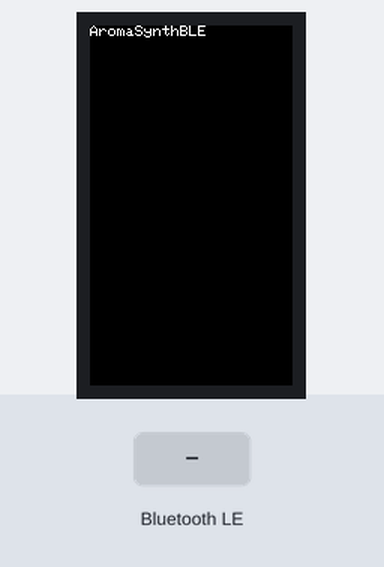
Recording of a sketch running on a simulated ESP32. Shown: 135×240 colour display. The test bench sets the inputs (shaded band). Nothing arrives over Bluetooth unless stated; a phone connects over Bluetooth LE 3 s after start.

Above: at 1.5 s.
1.6 s: Bluetooth LE write "Bluetooth Connected" received
At 2.0 s:
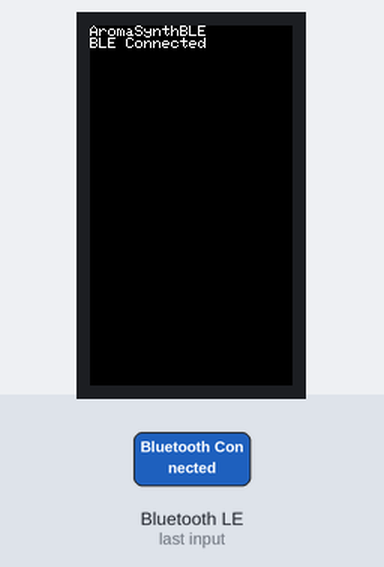
3.1 s: Bluetooth LE write "1" received
At 4.3 s:
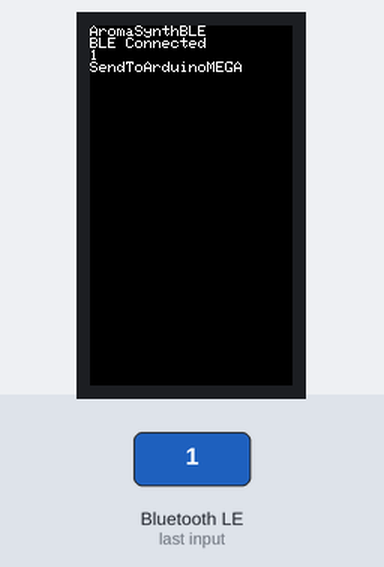
4.6 s: Bluetooth LE write "1" received
At 5.5 s:
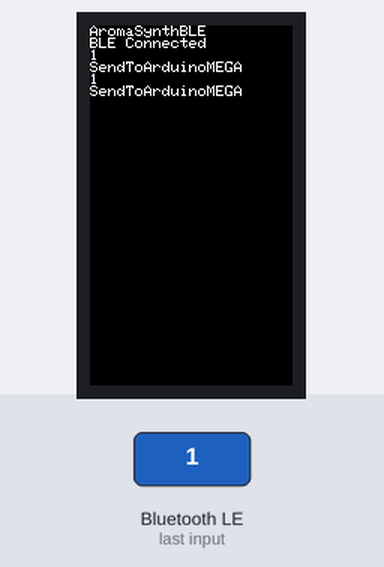
6.1 s: Bluetooth LE write "Bluetooth Connected" received
At 6.6 s:
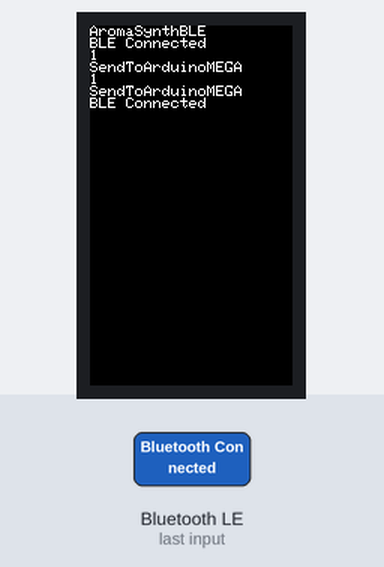
Timing chart, 0 to 8.6 s (numbered marks = the images above; inputs shaded):
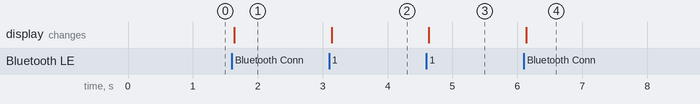

The sketch:

M5StickCPlus2_ReadBLE_SendSerial.ino
```cpp
#include <BLEDevice.h>
#include <BLEServer.h>
#include <BLEUtils.h>
#include <BLE2902.h>
#include <BLE2902.h>
#include <M5StickCPlus2.h>

#define SERVICE_UUID        "00002220-0000-1000-8000-00805F9B34FB"
#define CHARACTERISTIC_UUID "00002221-0000-1000-8000-00805F9B34FB"
#define CHARACTERISTIC_UUID_RX  "00002222-0000-1000-8000-00805F9B34FB"

String BLEConnectName = "AromaSynthBLE";

BLEServer * pServer;
BLECharacteristic * pCharacteristic;
BLEAdvertising * pAdvertising;
BLE2902 *descriptor_2902 = NULL;

bool deviceConnected = false;
bool oldDeviceConnected = false;
uint32_t value = 0;

//サーバーのコールバック関数
class MyServerCallbacks : public BLEServerCallbacks
{
  void onConnect(BLEServer *pServer)
  {
    deviceConnected = true;
  };

  void onDisconnect(BLEServer *pServer)
  {
    deviceConnected = false;
  }
};

//writeされたときのコールバック関数
class MyCallbacks: public BLECharacteristicCallbacks
{
  //Writeを受け取る処理
  void onWrite(BLECharacteristic *pCharacteristic)
  {
    // BLEの値を受け取る
    std::string rxData = pCharacteristic->getValue();
    String receivedData = String(rxData.c_str());

    //最初の接続時の処理
    if(receivedData.equals("Bluetooth Connected"))
    {
      M5.Lcd.println("BLE Connected");
    }
    //接続以外の受信時の処理
    else
    {
      // BLEの文字列をそのままArduinoMegaへ送信
      Serial2.println(receivedData);
      M5.Lcd.println(receivedData);
      M5.Lcd.println("SendToArduinoMEGA");
    }
  }
};

void setup() {
  M5.begin();                 // 本体初期化
  M5.Lcd.begin();             // 画面初期化
  M5.Lcd.setRotation(0);      // 画面向き設定（0～3で設定、4～7は反転)※初期値は1
  M5.Lcd.setTextWrap(true);   // 画面端での改行の有無（true:有り[初期値], false:無し）※print関数のみ有効
  uint16_t background_color=0;
  background_color = M5.Lcd.color565(0,0,0);
  M5.Lcd.fillScreen(background_color);   // 画面の背景色をそれぞれの色に
  uint16_t text_color=0;
  text_color = M5.Lcd.color565(255,255,255);
  M5.Lcd.setTextColor(text_color, background_color);
  M5.Lcd.setTextSize(1);
  M5.Lcd.setCursor(0, 0);
  M5.Lcd.println(BLEConnectName);

  // Serial.begin(9600);
  Serial2.begin(9600, SERIAL_8N1, 0, 26);

  // Create the BLE Device
  BLEDevice::init(BLEConnectName.c_str());

  // Create the BLE Server
  pServer = BLEDevice::createServer();
  pServer->setCallbacks(new MyServerCallbacks());

  // Create the BLE Service
  BLEService *pService = pServer->createService(SERVICE_UUID);

  // Create a BLE Characteristic
  pCharacteristic = pService->createCharacteristic(
    CHARACTERISTIC_UUID,
    BLECharacteristic::PROPERTY_READ | BLECharacteristic::PROPERTY_WRITE | BLECharacteristic::PROPERTY_NOTIFY | BLECharacteristic::PROPERTY_INDICATE
  );

  // WriteされたときのコールバックをMyCallbacks（）に設定
  pCharacteristic->setCallbacks(new MyCallbacks());
  BLECharacteristic * pRxCharacteristic = pService->createCharacteristic(
    CHARACTERISTIC_UUID_RX,
    BLECharacteristic::PROPERTY_WRITE
  );
  pRxCharacteristic->setCallbacks(new MyCallbacks());

  // Creates BLE Descriptor 0x2902: Client Characteristic Configuration Descriptor (CCCD)
  pCharacteristic->addDescriptor(new BLE2902());

  // Start the service
  pService->start();

  // Start advertising
  pAdvertising = BLEDevice::getAdvertising();
  // BLEAdvertising *pAdvertising = BLEDevice::getAdvertising();
  pAdvertising->addServiceUUID(SERVICE_UUID);
  pAdvertising->setScanResponse(false);
  pAdvertising->setMinPreferred(0x0);  // set value to 0x00 to not advertise this parameter
  BLEDevice::startAdvertising();

  // Serial.println("Waiting a client connection to notify...");
}

void loop() {
// notify changed value 投げたい値をvalueに格納してnotify()するとBLEで送信できる
  if (deviceConnected) {
    value = M5.Power.getBatteryLevel();
    //valueをセットしてNotifyする
    pCharacteristic->setValue((uint8_t *)&value, 4);
    pCharacteristic->notify();
    delay(500);
  }

  // disconnecting
  if (!deviceConnected && oldDeviceConnected) {
    delay(500);                   // give the bluetooth stack the chance to get things ready
    pServer->startAdvertising();  // restart advertising
    // Serial.println("start advertising");
    oldDeviceConnected = deviceConnected;
  }

  // connecting
  if (deviceConnected && !oldDeviceConnected) {
    // do stuff here on connecting
    oldDeviceConnected = deviceConnected;
  }
}
```

Measured:
- after the input at 1.6 s, the display: changes at once (image 1)
- after the input at 3.1 s, the display: changes at once (image 2)
- after the input at 4.6 s, the display: changes at once (image 3)
- after the input at 6.1 s, the display: changes at once (image 4)
